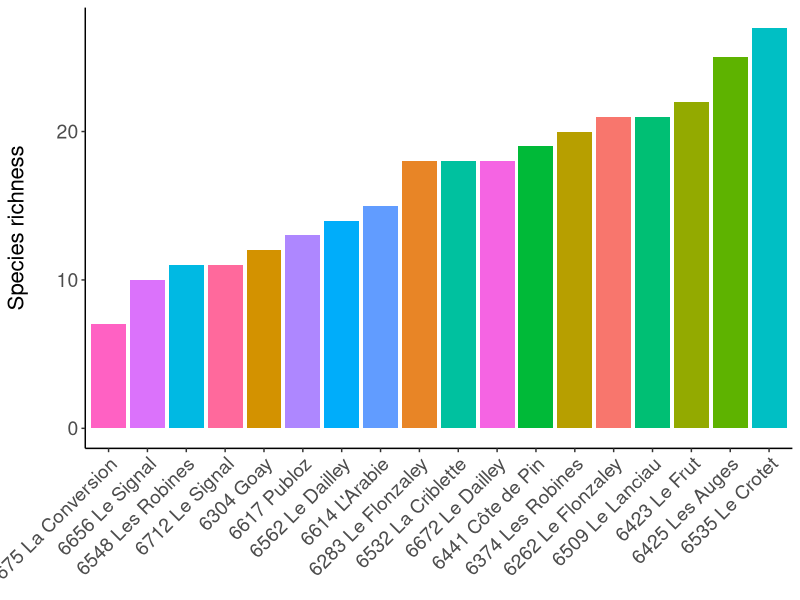
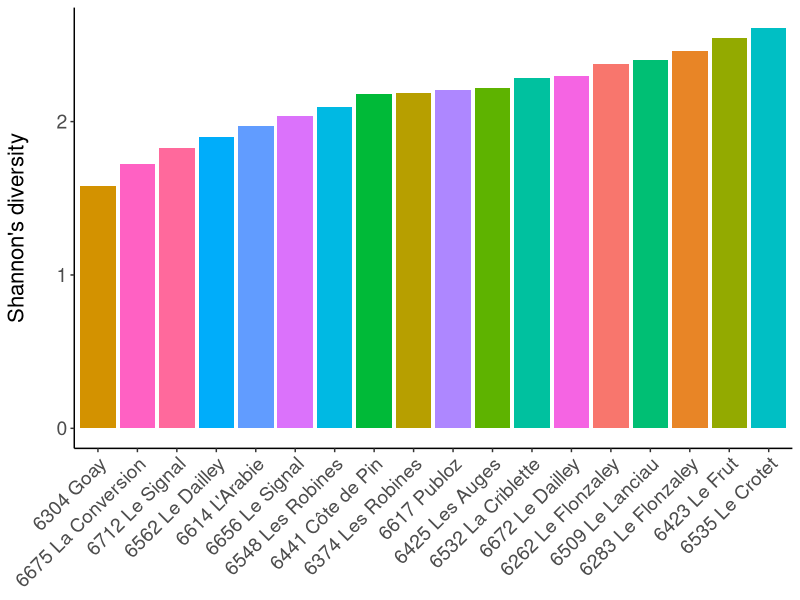
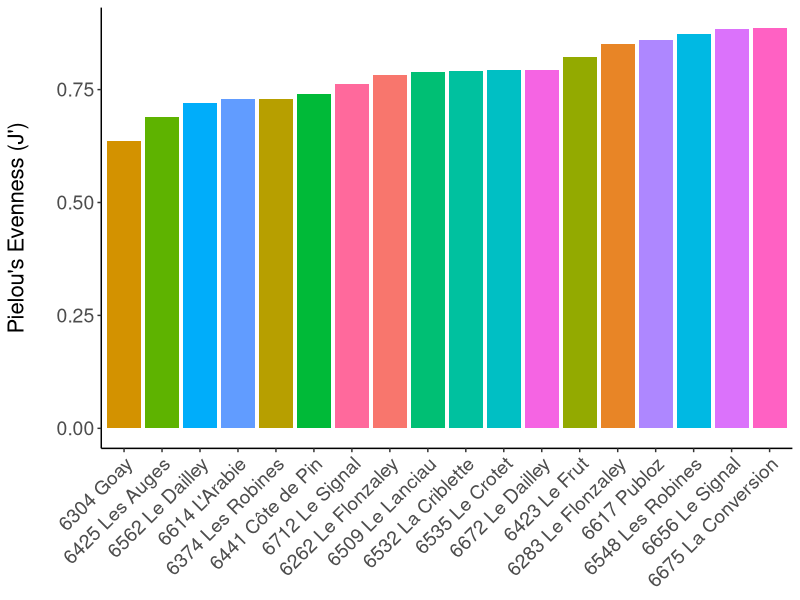
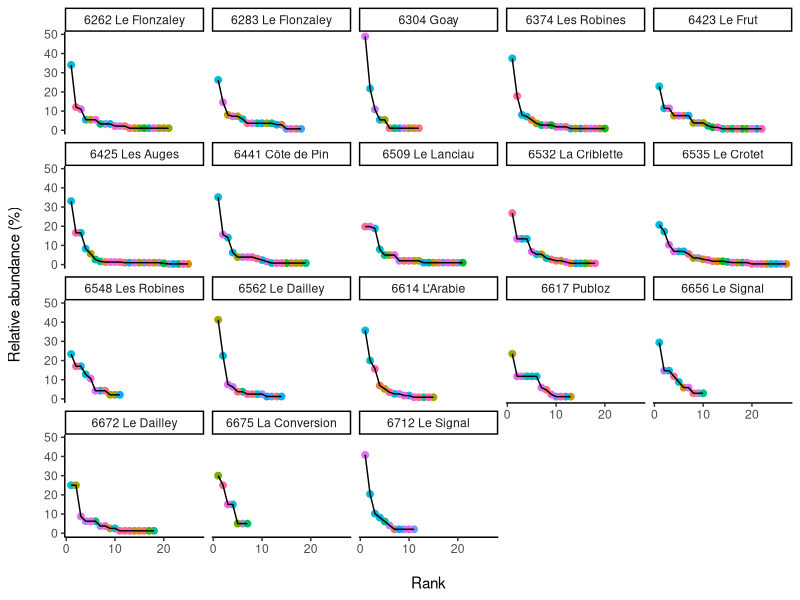
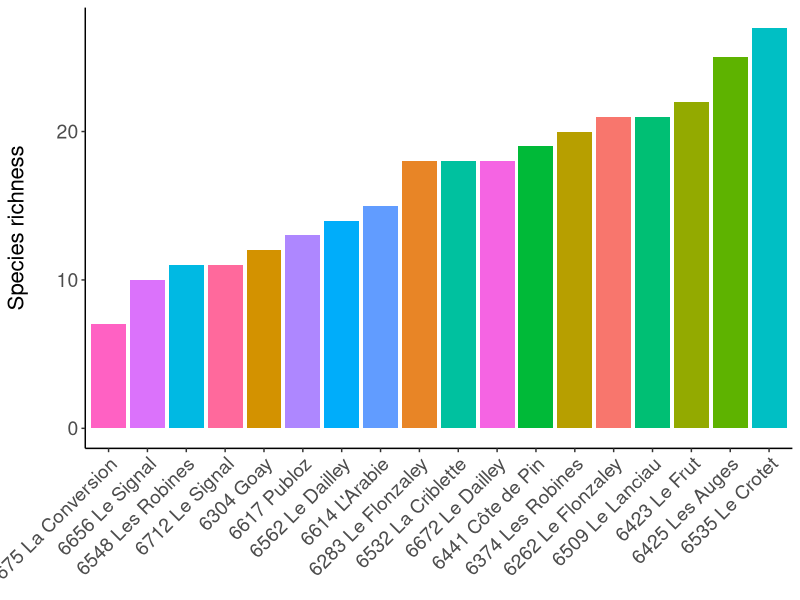
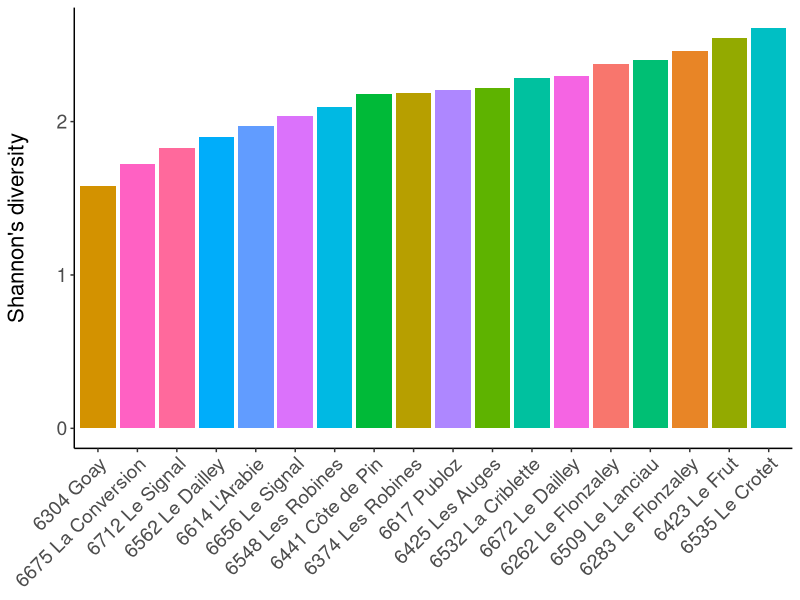
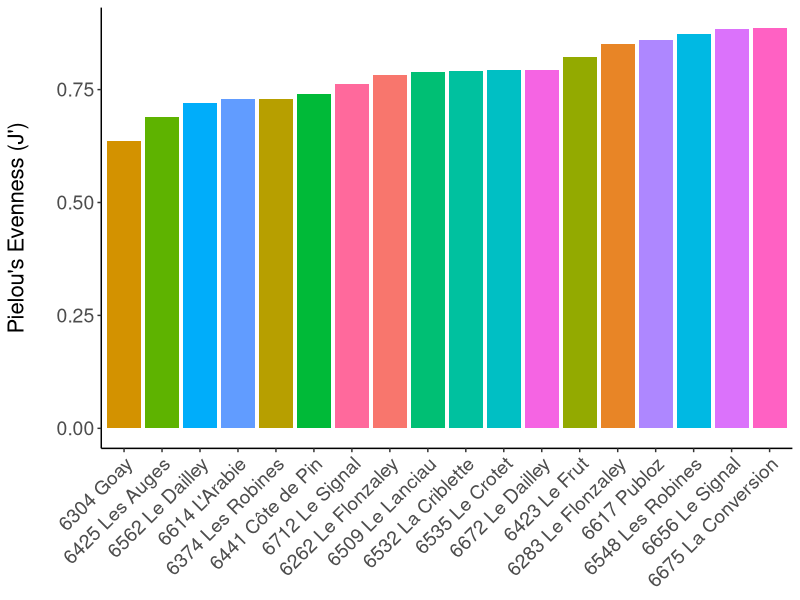
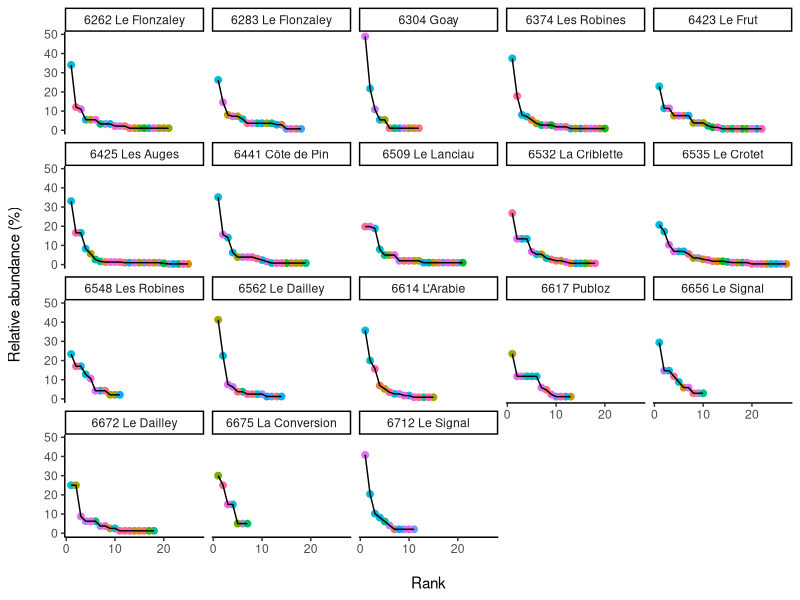

Write R code to recreate these figures, in order.
library(readxl)
library(tidyverse)
diversity <- read_excel("applied_ecology/diversity.xlsx")
View(diversity)

# species richness

diversity_long <- diversity %>% 
  pivot_longer(cols = 2:19, names_to = "Site", values_to = "Presence")
View(diversity_long)
diversity_long <- na.omit(diversity_long)

(richness <-  diversity_long %>% 
  group_by(Site) %>% 
  summarise(sp.richness = length(unique(Species))))

max(richness$sp.richness)

(barplot_richness <- ggplot(richness, aes(x = reorder(Site, sp.richness), y = sp.richness, fill = Site)) +
    # setting the x and y axes, and asking R to use different colors for each park
    geom_bar (stat = "identity") +
    # specifying that we want a barplot ?
    labs (x = "\nSite", y = "Species richness\n") +
    # giving informative names to the axes
    theme_classic() +
    #adding a color palette - feel free to add a different one!
    theme (legend.position = "none",
           # removing the legend as the axes provide enough information 
           axis.text = element_text(size = 14), 
           axis.title = element_text(size = 16),
           axis.title.x = element_blank(),
           #increasing font size
           axis.text.x = element_text(angle = 45, hjust = 1)))
#tilting the text of the x axis

ggsave(barplot_richness, file = "applied_ecology/richnessplot.png", width = 8, height = 6)

# shannons diversity
diversity_long <- diversity_long %>% 
  group_by(Site) %>% 
  mutate(relative.abundance = Presence/sum(Presence)) 

shannon <- diversity_long %>% 
  group_by(Site) %>% 
  summarise(shannons.div = -sum(relative.abundance*log(relative.abundance))) %>%
  ungroup()

(barplot_shannon <- ggplot(shannon, aes(x = reorder(Site, shannons.div), y = shannons.div, fill = Site)) +
    # setting the x and y axes, and asking R to use different colors for each park
    geom_bar (stat = "identity") +
    # specifying that we want a barplot ?
    labs (x = "\nSite", y = "Shannon's diversity\n") +
    # giving informative names to the axes
    theme_classic() +
    #adding a color palette - feel free to add a different one!
    theme (legend.position = "none",
           # removing the legend as the axes provide enough information 
           axis.text = element_text(size = 14), 
           axis.title = element_text(size = 16),
           axis.title.x = element_blank(),
           #increasing font size
           axis.text.x = element_text(angle = 45, hjust = 1)))
#tilting the text of the x axis

ggsave(barplot_shannon, file = "applied_ecology/shannonplot.png", width = 8, height = 6)


# Calculate H'max (maximum possible Shannon diversity for each site)
richness <- richness %>% 
  mutate(H_max = ifelse(sp.richness > 1, log(sp.richness), NA))  # Avoid log(1) issue

# Merge Shannon diversity (H') with richness (S) per site
evenness <- left_join(shannon, richness, by = "Site") %>%
  mutate(Pielou_Evenness = shannons.div / H_max) %>%
  select(Site, Pielou_Evenness)  # Keep only relevant columns

# Print results
print(evenness)

# Plot Pielou's Evenness per site
(barplot_evenness <- ggplot(evenness, aes(x = reorder(Site, Pielou_Evenness), y = Pielou_Evenness, fill = Site)) +
    geom_bar(stat = "identity") +
    labs(x = "\nSite", y = "Pielou's Evenness (J')\n") +
    theme_classic() +
    theme(legend.position = "none",
          axis.title.x= element_blank(),
          axis.text = element_text(size = 14), 
          axis.title = element_text(size = 16),
        axis.text.x = element_text(angle = 45, hjust = 1)))
ggsave(barplot_evenness, file = "applied_ecology/evennessplot.png", width = 8, height = 6)



# with vegan
library(vegan)
df <- diversity
# Extract site names and remove the first column (species IDs)
site_names <- df[1, -1]  # Assuming the first row has site names
species_data <- df[-1, ]  # Remove first row (site names)

# Convert species data to numeric, replacing NAs with 0
species_data <- species_data %>% mutate_all(~as.numeric(replace(., is.na(.), 0)))

# Transpose data so that sites are rows and species are columns
colnames(species_data) <- site_names
species_data <- as.data.frame(t(species_data))
# Calculate species richness (number of species per site)
richness <- specnumber(species_data)

# Calculate Shannon's diversity index
shannon <- diversity(species_data, index = "shannon")

# Calculate Pielou's evenness (Shannon's index divided by log species richness)
evenness <- ifelse(richness > 1, shannon / log(richness), NA)

# Combine results into a dataframe
results <- data.frame(Site = rownames(species_data),
                      Richness = richness,
                      Shannon = shannon,
                      Evenness = evenness)

# View results
print(results)

rankabundance <- diversity_long %>% 
  # making new dataframe for rank abundance plots
  group_by (Site) %>% 
  mutate(rel.abund.percent = relative.abundance * 100,
         # adding new column for % relative abundance  
         rank = (rank(- Presence, ties.method="random"))) %>% 
  # new columnn for rank  
  ungroup()
# remove groupings

(rank_abundance_plots <- rankabundance %>% 
    ggplot (aes (x = rank, y = rel.abund.percent)) +
    # specifying the x and y axes
    geom_point (aes (color = Species, fill = Species), size = 2) +
    # specifying that we want a scatter plot
    geom_line (colour= "black") +
    # adding a line connecting the points
    labs (x = "\nRank", y = "Relative abundance (%)\n") +
    facet_wrap (~Site) +
    # making separate plots for sites
    theme_classic() +
    # adding a theme from ggthemes - feel free to add a different one!
    theme (legend.position = "none"))
# removing the legend as the axes provide enough information

ggsave(rank_abundance_plots, file = "applied_ecology/rankabundance.png", dpi = 600)
